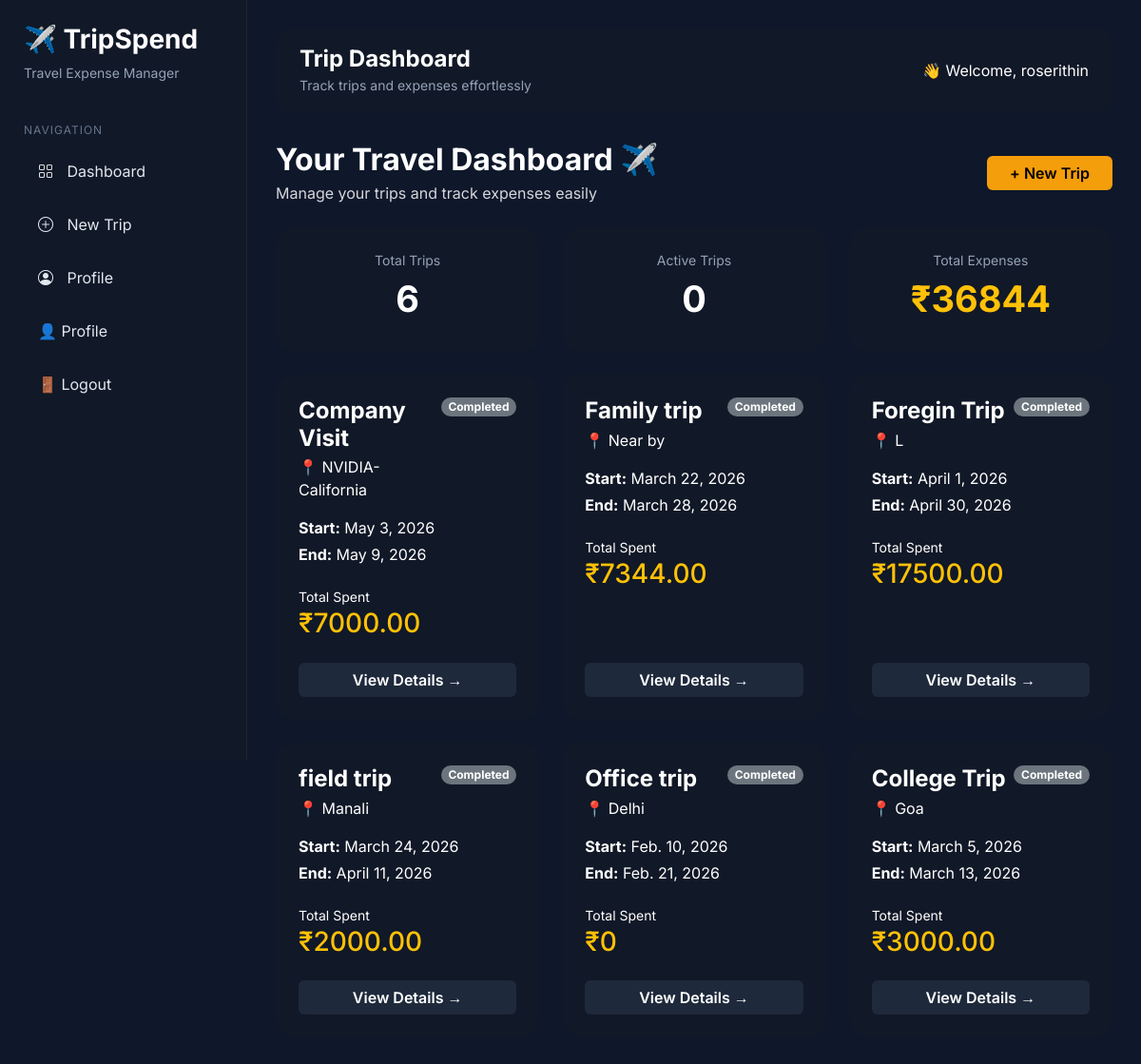
The app's page / (signed in) with its own data.
### tripspend_app/models.py (models this page shows, shortened)
class Trip(models.Model):
    user = models.ForeignKey(User, on_delete=models.CASCADE, related_name="trips")
    title = models.CharField(max_length=100)
    destination = models.CharField(max_length=100)
    start_date = models.DateField()
    end_date = models.DateField()
    created_at = models.DateTimeField(auto_now_add=True)
    def total_expense(self):
        return sum(expense.amount for expense in self.expenses.all())

class Expense(models.Model):
    trip = models.ForeignKey(
        Trip,
        on_delete=models.CASCADE,
        related_name="expenses"
    )
    category = models.ForeignKey(
        ExpenseCategory,
        on_delete=models.SET_NULL,
        null=True,
        blank=True
    )
    description = models.CharField(max_length=200, blank=True)
    amount = models.DecimalField(max_digits=10, decimal_places=2)
    date = models.DateField()
    created_at = models.DateTimeField(auto_now_add=True)

### tripspend_app/views.py (the view)
# urls.py: path("", views.trip_list, name="trip_list"),
@login_required
def trip_list(request):
    trips = Trip.objects.filter(user=request.user).order_by('-created_at')
    today = date.today()
    active_trips = trips.filter(
        start_date__lte=today,
        end_date__gte=today
    ).count()
    total_expense = Expense.objects.filter(
        trip__user=request.user
    ).aggregate(total=Sum('amount'))['total'] or 0
    return render(request, "trip_list.html", {
        "trips": trips,
        "active_trips": active_trips,
        "total_expense": total_expense,
        "today": today,
    })

### tripspend_app/templates/trip_list.html (shortened to what this page needs)
{% extends "base.html" %}
{% block content %}
<div class="d-flex justify-content-between align-items-center mb-4 flex-wrap gap-3">
    <div>
        <h2 class="fw-bold mb-1">Your Travel Dashboard ✈️</h2>
        <p class="text-light mb-0" style="opacity: 0.85;">
            Manage your trips and track expenses easily
        </p>
    </div>
    <div class="d-flex gap-2">
        <a href="{% url 'trip_create' %}" class="btn btn-warning px-4 fw-semibold">+ New Trip</a>
    </div>
</div>
<div class="row g-4 mb-4">
    <div class="col-md-4">
        <div class="card stat-card p-4 text-center h-100">
            <p class="stat-label mb-2">Total Trips</p>
            <h2 class="stat-value">{{ trips|length }}</h2>
        </div>
    </div>
    <div class="col-md-4">
        <div class="card stat-card p-4 text-center h-100">
            <p class="stat-label mb-2">Active Trips</p>
            <h2 class="stat-value">{{ active_trips }}</h2>
        </div>
    </div>
    <div class="col-md-4">
        <div class="card stat-card p-4 text-center h-100">
            <p class="stat-label mb-2">Total Expenses</p>
            <h2 class="stat-value text-warning">₹{{ total_expense }}</h2>
        </div>
    </div>
</div>
<div class="row g-4">
    {% for trip in trips %}
    <div class="col-lg-4 col-md-6">
        <div class="card trip-card p-4 h-100">
            <div class="d-flex justify-content-between align-items-start mb-3">
                <div>
                    <h4 class="fw-bold mb-1">{{ trip.title }}</h4>
                    <p class="mb-0 trip-location">📍 {{ trip.destination }}</p>
                </div>
                {% if trip.start_date <= today and trip.end_date >= today %}
                    <span class="badge rounded-pill bg-success">Active</span>
                {% elif trip.start_date > today %}
                    <span class="badge rounded-pill bg-info text-dark">Upcoming</span>
                {% else %}
                    <span class="badge rounded-pill bg-secondary">Completed</span>
                {% endif %}
            </div>
            <div class="trip-info mb-3">
                <p class="mb-1"><strong>Start:</strong> {{ trip.start_date }}</p>
                <p class="mb-1"><strong>End:</strong> {{ trip.end_date }}</p>
            </div>
            <div class="expense-box mb-4">
                <small class="expense-label">Total Spent</small>
                <h3 class="expense-value text-warning mb-0">₹{{ trip.total_expense }}</h3>
            </div>
            <div class="mt-auto">
                <a href="{% url 'trip_detail' trip.id %}" class="btn btn-dark w-100 fw-semibold">
                    View Details →
                </a>
            </div>
        </div>
    </div>
    {% endfor %}
</div>
{% endblock %}

### tripspend_app/templates/base.html (shortened to what this page needs)
<!DOCTYPE html>
<html lang="en">
<head>
    <link href="https://cdn.jsdelivr.net/npm/bootstrap@5.3.2/dist/css/bootstrap.min.css" rel="stylesheet">
    <link href="https://cdn.jsdelivr.net/npm/bootstrap-icons@1.11.3/font/bootstrap-icons.css" rel="stylesheet">
</head>
<body>
<div class="sidebar">
    <div class="logo">
        <h3>✈️ TripSpend</h3>
        <small>Travel Expense Manager</small>
    </div>
    <div class="menu-title">
        Navigation
    </div>
    <a href="{% url 'trip_list' %}">
        <i class="bi bi-grid"></i>
        Dashboard
    </a>
    <a href="{% url 'trip_create' %}">
        <i class="bi bi-plus-circle"></i>
        New Trip
    </a>
    <a href="{% url 'profile' %}">
        <i class="bi bi-person-circle"></i>
        Profile
    </a>
    {% if user.is_authenticated %}
    <a href="{% url 'profile' %}">
        👤 Profile
    </a>
    <a href="{% url 'logout' %}">
        🚪 Logout
    </a>
    {% endif %}
</div>
<div class="main">
    <div class="topbar">
        <div>
            <h4>Trip Dashboard</h4>
            <small>Track trips and expenses effortlessly</small>
        </div>
        {% if user.is_authenticated %}
        <div>
            👋 Welcome, {{ user.username }}
        </div>
        {% endif %}
    </div>
    {% block content %}
    {% endblock %}
</div>
</body>
</html>

### tripspend_app/templates/base.html (style rules this page uses)
* { font-family: 'Inter', sans-serif; }
body { margin:0; background:#0f172a; color:white; min-height:100vh; }
.sidebar { width:260px; height:100vh; position:fixed; left:0; top:0; background:#111827; border-right:1px solid rgba(255,255,255,.05); padding:25px; overflow-y:auto; }
.logo { margin-bottom:40px; }
.logo h3 { font-weight:700; margin-bottom:5px; }
.logo small { color:#94a3b8; }
.menu-title { color:#64748b; font-size:12px; text-transform:uppercase; letter-spacing:1px; margin-bottom:10px; }
.sidebar a { display:block; text-decoration:none; color:#e2e8f0; padding:12px 15px; border-radius:12px; margin-bottom:8px; transition:.3s; }
.sidebar a i { margin-right:10px; }
.main { margin-left:260px; padding:30px; }
.topbar { background:#111827; border-radius:18px; padding:18px 25px; display:flex; justify-content:space-between; align-items:center; margin-bottom:30px; }
.topbar h4 { margin:0; font-weight:700; }
.topbar small { color:#94a3b8; }
.card { background:#111827; border:none; border-radius:20px; color:white; transition:.3s; }
.stat-card { padding:25px; }
.stat-label { color:#94a3b8; font-size:14px; }
.stat-value { font-size:38px; font-weight:700; }
.btn-warning { background:#f59e0b; border:none; }
.btn-dark { background:#1e293b; border:none; }

### records on screen
Trip: title "Company Visit", destination "NVIDIA-California", shows "Completed", start_date "May 3, 2026", end_date "May 9, 2026", total_expense "7000.00"
Trip: title "Family trip", destination "Near by", shows "Completed", start_date "March 22, 2026", end_date "March 28, 2026", total_expense "7344.00"
Trip: title "Foregin Trip", destination "L", shows "Completed", start_date "April 1, 2026", end_date "April 30, 2026", total_expense "17500.00"
Trip: title "field trip", destination "Manali", shows "Completed", start_date "March 24, 2026", end_date "April 11, 2026", total_expense "2000.00"
Trip: title "Office trip", destination "Delhi", shows "Completed", start_date "Feb. 10, 2026", end_date "Feb. 21, 2026", total_expense "0"
Trip: title "College Trip", destination "Goa", shows "Completed", start_date "March 5, 2026", end_date "March 13, 2026", total_expense "3000.00"

### other values on screen
{{ user.username }} "roserithin"
{{ trips|length }} "6"
{{ active_trips }} "0"
{{ total_expense }} "36844"
